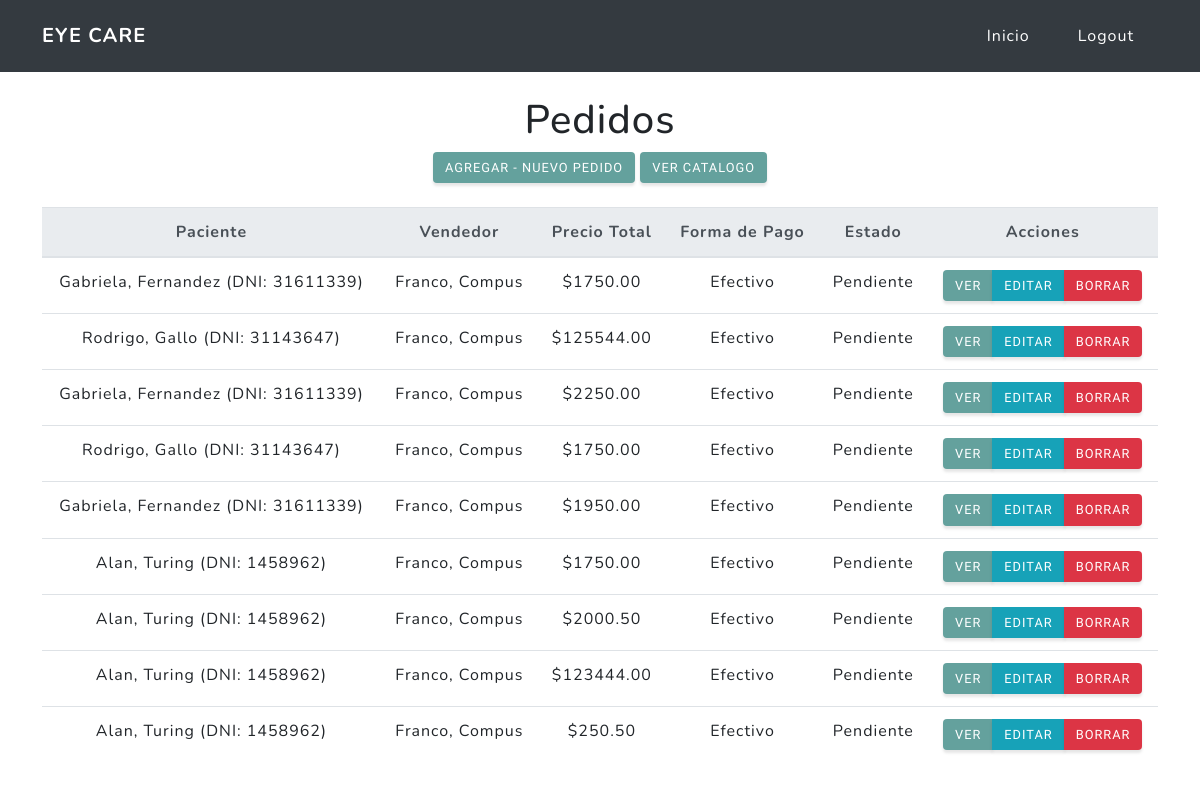
Before: /vendedor/pedidos/ (signed in) with the older database file.
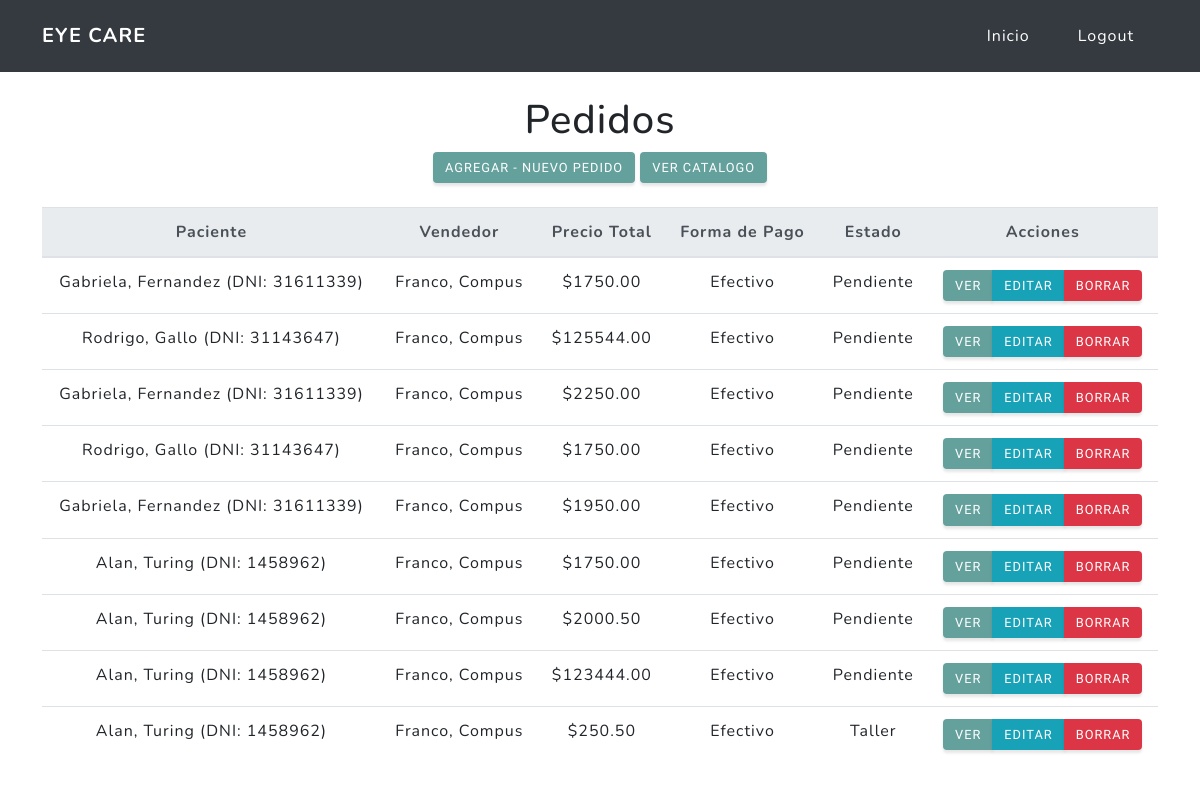
After: the same page with the newer database file.
### orders/models.py (models this page shows, shortened)
class Order(models.Model):
    products = models.ManyToManyField(Product,
                                      verbose_name="Productos",
                                      related_name="Productos",
                                      blank=False,
                                      null=False)
    patient = models.ForeignKey(Patient,
                                on_delete=models.CASCADE,
                                verbose_name="Paciente")
    seller = models.ForeignKey(settings.AUTH_USER_MODEL,
                               on_delete=models.CASCADE,
                               limit_choices_to=Q(groups__name='Vendedor'),
                               related_name="Vendedor",
                               verbose_name="Vendedor")
    date = models.DateTimeField(default=timezone.now(),
                                verbose_name="Fecha",
                                validators=[MinValueValidator(limit_value=timezone.now(), message='Ingrese una fecha '
                                                                                                  'y/u horario '
                                                                                                  'posterior.')])
    STATUS = (
        ('PED', 'Pedido'),
        ('TAL', 'Taller'),
        ('PEN', 'Pendiente'),
        ('FIN', 'Finalizado'),
    )
    status = models.CharField(max_length=3,
                              choices=STATUS,
                              default='PEN')
    METHODS = (
        ('CRED', 'Tarjeta de Credito'),
        ('DBTO', 'Tarjeta de Debito'),
        ('VIRT', 'Billetera Virtual'),
        ('EFEC', 'Efectivo')
    )
    payment_method = models.CharField(verbose_name="Metodo de Pago",
                                      max_length=4,
                                      choices=METHODS,
                                      default='EFEC')
    class Meta:
        verbose_name = "Pedido"
        verbose_name_plural = "Pedidos"
    @property
    def total_price(self):
        total = 0
        for productPrice in self.products.all():
            total += productPrice.price
        return total

class Product(models.Model):
    name = models.CharField(max_length=64,
                            verbose_name="Nombre")
    price = models.DecimalField(max_digits=32,
                                decimal_places=2,
                                verbose_name="Precio")
    is_glass = models.BooleanField(verbose_name="Lente", default=False)
    POS = (
        ('IZQ', 'Izquierda'),
        ('DER', 'Derecha'),
    )
    position = models.CharField(verbose_name="Posición",
                                max_length=3,
                                choices=POS,
                                blank=True,
                                null=True)
    TYPE = (
        ('LEJ', 'Lejos'),
        ('CER', 'Cerca'),
    )
    type = models.CharField(verbose_name="Tipo",
                            max_length=3,
                            choices=TYPE,
                            blank=True,
                            null=True)
    frame = models.BooleanField(verbose_name="Armazon",
                                blank=True,
                                null=True)
    class Meta:
        verbose_name = "Producto"
        verbose_name_plural = "Productos"

### patient/models.py (models this page shows)
class Patient(models.Model):
    document_id = models.IntegerField(primary_key=True,
                                      unique=True,
                                      verbose_name="DNI")
    first_name = models.CharField(max_length=64,
                                  verbose_name="Nombre")
    last_name = models.CharField(max_length=64,
                                 verbose_name="Apellido")
    medical_history = models.TextField(max_length=256,
                                       verbose_name="Historia Medica")
    class Meta:
        verbose_name = "Paciente"
        verbose_name_plural = "Pacientes"
    def __str__(self):
        return f"{self.first_name}, {self.last_name} (DNI: {self.document_id})"

### orders/views.py (the view)
# urls.py: url(r'^vendedor/pedidos/$', group_required('Vendedor')(OrderList.as_view()), name='list'),
class OrderList(ListView):
    model = Order
    def get_queryset(self):
        return Order.objects.filter(seller=self.request.user)

### appointments/models.py (called while the page is built)
def get_name(self):
    return f"{self.first_name}, {self.last_name}"

### orders/templates/orders/order_list.html (shortened to what this page needs)
{% extends "index/base.html" %}
{% block navbar %} {% include "index/logout.html" %}{% endblock %}
{% block content %}
<div class="container mt-4 text-center">
    <h1>Pedidos</h1>
    <a href="{% url 'orders:new'%}" class="btn btn-primary">Agregar - Nuevo Pedido</a>
    <a href="{% url 'orders:catalog'%}" class="btn btn-primary">Ver Catalogo</a>
    <table class="table mt-4">
        <tr>
            <thead class="thead-light">
            <tr>
                <th scope="col">Paciente</th>
                <th scope="col">Vendedor</th>
                <th scope="col">Precio Total</th>
                <th scope="col">Forma de Pago</th>
                <th scope="col">Estado</th>
                <th scope="col">Acciones</th>
            </tr>
            </thead>
            <tbody>
            {% for order in object_list %}
            <tr>
                <td>{{order.patient}}</td>
                <td>{{order.seller}}</td>
                <td>${{order.total_price}}</td>
                <td>{{order.get_payment_method_display}}</td>
                <td>{{order.get_status_display}}</td>
                <td>
                    <div class="btn-group flex-wrap" role="group">
                        <a href="{% url 'orders:detail' order.id %}" class="btn btn-primary">Ver</a>
                        <a href="{% url 'orders:edit' order.id %}" class="btn btn-info">Editar</a>
                        <a href="{% url 'orders:delete' order.id %}" class="btn btn-danger">Borrar</a>
                    </div>
                </td>
            </tr>
            {% endfor %}
            </tbody>
        </tr>
    </table>
</div>
{% endblock %}

Changed rows visible on the page:
changed Order: status "Pendiente" → "Taller"
